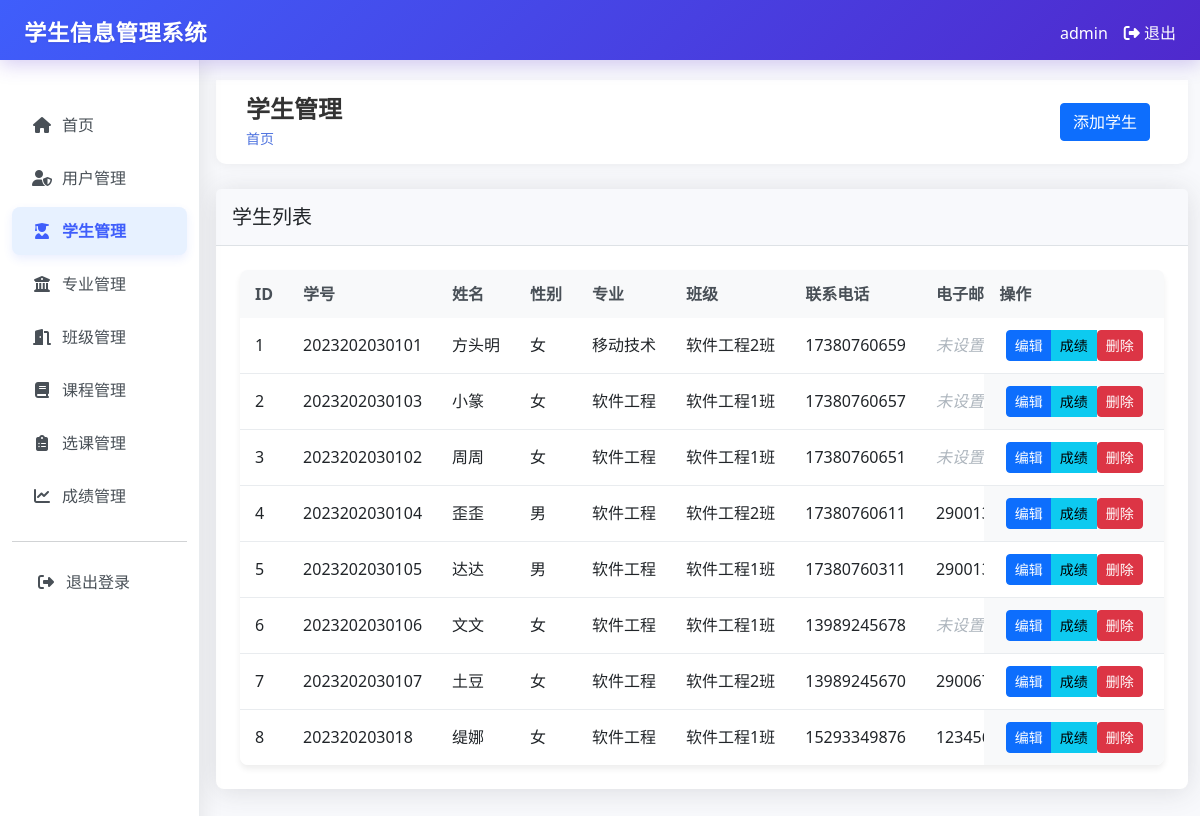
The page /students (signed in) on the database as committed earlier.
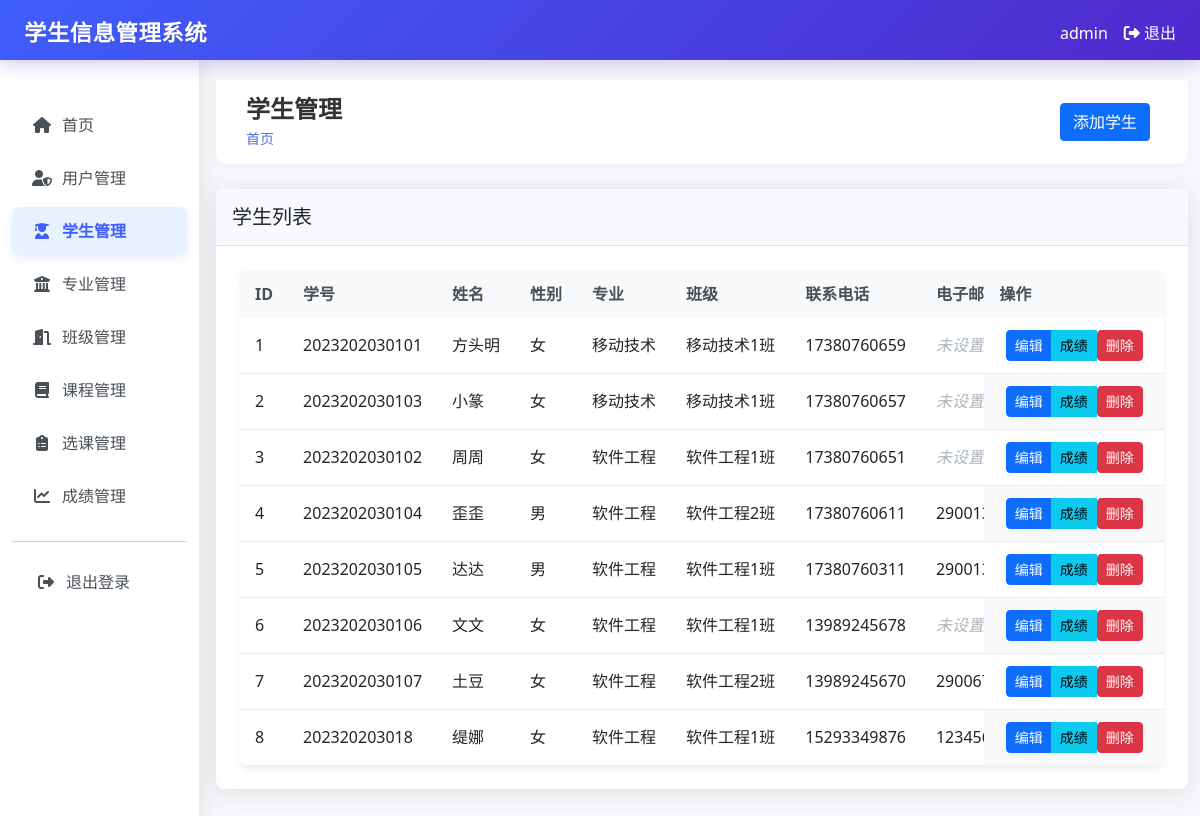
The same page on the database as committed later.
### tables this page shows
CREATE TABLE students (
        id INTEGER PRIMARY KEY AUTOINCREMENT,
        student_id TEXT UNIQUE NOT NULL,
        name TEXT NOT NULL,
        gender TEXT NOT NULL,
        birth_date TEXT,
        address TEXT,
        phone TEXT,
        email TEXT,
        major_id INTEGER,
        class_id INTEGER,
        enrollment_date TEXT,
        created_by INTEGER,
        created_at TIMESTAMP DEFAULT CURRENT_TIMESTAMP,
        FOREIGN KEY (major_id) REFERENCES majors (id),
        FOREIGN KEY (class_id) REFERENCES classes (id),
        FOREIGN KEY (created_by) REFERENCES users (id)
    );

CREATE TABLE classes (
        id INTEGER PRIMARY KEY AUTOINCREMENT,
        name TEXT UNIQUE NOT NULL,
        major_id INTEGER,
        description TEXT,
        created_at TIMESTAMP DEFAULT CURRENT_TIMESTAMP,
        FOREIGN KEY (major_id) REFERENCES majors (id)
    );

CREATE TABLE majors (
        id INTEGER PRIMARY KEY AUTOINCREMENT,
        name TEXT UNIQUE NOT NULL,
        description TEXT,
        created_at TIMESTAMP DEFAULT CURRENT_TIMESTAMP
    );

### app.py (the view, shortened to what this page needs)
@app.route("/students")
@login_required
def students():
    conn = get_db_connection()
    if session.get("role") == "admin":
        students = conn.execute("""
            SELECT s.*, m.name as major_name, c.name as class_name, u.username as created_by_name
            FROM students s
            LEFT JOIN majors m ON s.major_id = m.id
            LEFT JOIN classes c ON s.class_id = c.id
            LEFT JOIN users u ON s.created_by = u.id
            ORDER BY s.id ASC
        """).fetchall()
    conn.close()
    return render_template("students/index.html", students=students)

### app.py (called while the page is built)
def login_required(f):
    @wraps(f)
    def decorated_function(*args, **kwargs):
        if "user_id" not in session:
            return redirect(url_for("login"))
        return f(*args, **kwargs)
    return decorated_function

def get_db_connection():
    conn = sqlite3.connect("student_management.db")
    conn.row_factory = sqlite3.Row
    return conn

### templates/students/index.html (shortened to what this page needs)
{% extends "base.html" %}
{% block header %}学生管理{% endblock %}
{% block actions %}
<a href="{{ url_for('create_student') }}" class="btn btn-primary">添加学生</a>
{% endblock %}
{% block content %}
<div class="card">
    <div class="card-header">
        <h5 class="card-title mb-0">学生列表</h5>
    </div>
    <div class="card-body">
        <div class="table-container">
            <table class="table table-hover">
                <thead>
                    <tr>
                        <th>ID</th>
                        <th>学号</th>
                        <th>姓名</th>
                        <th>性别</th>
                        <th>专业</th>
                        <th>班级</th>
                        <th>联系电话</th>
                        <th>电子邮箱</th>
                        <th>入学日期</th>
                        <th class="fixed-column">操作</th>
                    </tr>
                </thead>
                <tbody>
                    {% for student in students %}
                    <tr>
                        <td>{{ student.id }}</td>
                        <td>{{ student.student_id }}</td>
                        <td>{{ student.name }}</td>
                        <td>{{ student.gender }}</td>
                        <td>{{ student.major_name or '<span class="empty-value">未设置</span>'|safe }}</td>
                        <td>{{ student.class_name or '<span class="empty-value">未设置</span>'|safe }}</td>
                        <td>{{ student.phone or '<span class="empty-value">未设置</span>'|safe }}</td>
                        <td>{{ student.email or '<span class="empty-value">未设置</span>'|safe }}</td>
                        <td>{{ student.enrollment_date or '<span class="empty-value">未设置</span>'|safe }}</td>
                        <td class="fixed-column" style="text-align: center;">
                            <div class="btn-group">
                                <a href="{{ url_for('edit_student', student_id=student.id) }}" class="btn btn-sm btn-primary">编辑</a>
                                <a href="{{ url_for('student_grades', student_id=student.id) }}" class="btn btn-sm btn-info">成绩</a>
                                <form action="{{ url_for('delete_student', student_id=student.id) }}" method="post" style="display: inline;" onsubmit="return confirm('确定要删除此学生信息吗？');">
                                    <button type="submit" class="btn btn-sm btn-danger">删除</button>
                                </form>
                            </div>
                        </td>
                    </tr>
                    {% endfor %}
                </tbody>
            </table>
        </div>
    </div>
</div>
{% endblock %}

Rows that differ between the two databases and show on the page:
changed students "方头明": name "软件工程2班" → "移动技术1班"
changed students "小篆": name "软件工程" → "移动技术"; name "软件工程1班" → "移动技术1班"
